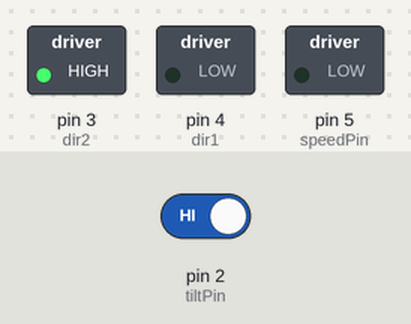
A sketch run on a simulated Arduino Uno, built with avr-gcc and run on an emulated ATmega328P. On the bench: switched loads named in the sketch (green lamp = pin HIGH). Inputs (shaded band) come from the test bench; at power-on: pin 2 (tiltPin) HIGH. What the sketch prints to the serial monitor is not drawn.

Above: at 1.2 s.
1.3 s: pin 2 (tiltPin) driven LOW
At 1.7 s:
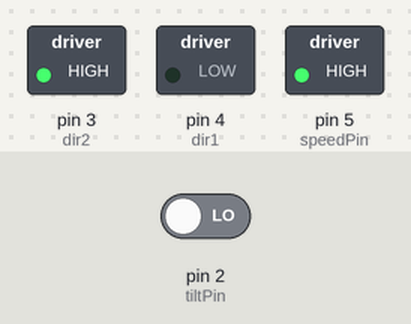
2.8 s: pin 2 (tiltPin) driven HIGH
At 4.1 s:
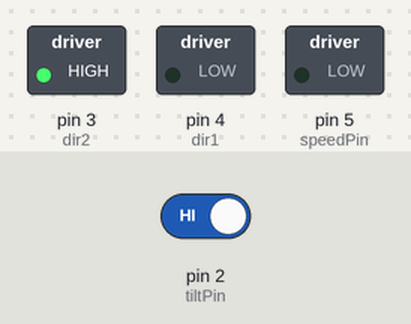
Timing chart, 0 to 5.8 s (numbered marks = the images above; inputs shaded):
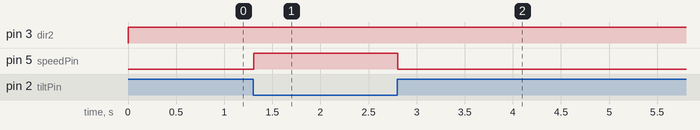

Measured:
- after the input at 1.3 s, pin 5 (speedPin): LOW → HIGH at once
- after the input at 2.8 s, pin 5 (speedPin): HIGH → LOW at once

The sketch:

tilt_switch_dc_motor.ino
```cpp
int speedPin = 5;
int dir1 = 4;
int dir2 = 3;
int mSpeed = 255;
int tiltPin = 2;
int tiltVal;

void setup()
{
    // put your setup code here, to run once:
    pinMode(speedPin, OUTPUT);
    pinMode(dir1, OUTPUT);
    pinMode(dir2, OUTPUT);
    pinMode(tiltPin, INPUT);
    digitalWrite(tiltPin, HIGH);
    Serial.begin(9600);
}

void loop()
{
    // put your main code here, to run repeatedly:
    digitalWrite(dir1, LOW);
    digitalWrite(dir2, HIGH);
    tiltVal = digitalRead(tiltPin);
    Serial.println(tiltVal);
    if (tiltVal == 0)
    {
        analogWrite(speedPin, mSpeed);
    }
    if (tiltVal == 1)
    {
        analogWrite(speedPin, 0);
    }
}
```
